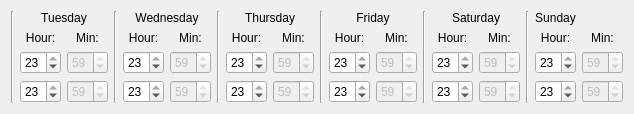
<?xml version="1.0" encoding="UTF-8"?>
<ui version="4.0">
 <class>Form</class>
 <widget class="QWidget" name="Form">
  <property name="geometry">
   <rect>
    <x>0</x>
    <y>0</y>
    <width>587</width>
    <height>96</height>
   </rect>
  </property>
  <property name="windowTitle">
   <string>Form</string>
  </property>
  <layout class="QGridLayout" name="gridLayout">
   <item row="0" column="0" rowspan="4">
    <widget class="Line" name="vLine_7">
     <property name="enabled">
      <bool>true</bool>
     </property>
     <property name="orientation">
      <enum>Qt::Vertical</enum>
     </property>
    </widget>
   </item>
   <item row="0" column="1" colspan="2">
    <widget class="QLabel" name="lbTimeTue">
     <property name="enabled">
      <bool>true</bool>
     </property>
     <property name="text">
      <string>Tuesday</string>
     </property>
     <property name="alignment">
      <set>Qt::AlignCenter</set>
     </property>
    </widget>
   </item>
   <item row="0" column="3" rowspan="4">
    <widget class="Line" name="vLine_8">
     <property name="enabled">
      <bool>true</bool>
     </property>
     <property name="orientation">
      <enum>Qt::Vertical</enum>
     </property>
    </widget>
   </item>
   <item row="0" column="4" colspan="2">
    <widget class="QLabel" name="lbTimeWed">
     <property name="enabled">
      <bool>true</bool>
     </property>
     <property name="text">
      <string>Wednesday</string>
     </property>
     <property name="alignment">
      <set>Qt::AlignCenter</set>
     </property>
    </widget>
   </item>
   <item row="0" column="6" rowspan="4">
    <widget class="Line" name="vLine_9">
     <property name="enabled">
      <bool>true</bool>
     </property>
     <property name="orientation">
      <enum>Qt::Vertical</enum>
     </property>
    </widget>
   </item>
   <item row="0" column="7" colspan="2">
    <widget class="QLabel" name="lbTimeThu">
     <property name="enabled">
      <bool>true</bool>
     </property>
     <property name="text">
      <string>Thursday</string>
     </property>
     <property name="alignment">
      <set>Qt::AlignCenter</set>
     </property>
    </widget>
   </item>
   <item row="0" column="9" rowspan="4">
    <widget class="Line" name="vLine_10">
     <property name="enabled">
      <bool>true</bool>
     </property>
     <property name="orientation">
      <enum>Qt::Vertical</enum>
     </property>
    </widget>
   </item>
   <item row="0" column="10" colspan="2">
    <widget class="QLabel" name="lbTimeFri">
     <property name="enabled">
      <bool>true</bool>
     </property>
     <property name="text">
      <string>Friday</string>
     </property>
     <property name="alignment">
      <set>Qt::AlignCenter</set>
     </property>
    </widget>
   </item>
   <item row="0" column="12" rowspan="4">
    <widget class="Line" name="vLine_11">
     <property name="enabled">
      <bool>true</bool>
     </property>
     <property name="orientation">
      <enum>Qt::Vertical</enum>
     </property>
    </widget>
   </item>
   <item row="0" column="13" colspan="2">
    <widget class="QLabel" name="lbTimeSat">
     <property name="enabled">
      <bool>true</bool>
     </property>
     <property name="text">
      <string>Saturday</string>
     </property>
     <property name="alignment">
      <set>Qt::AlignCenter</set>
     </property>
    </widget>
   </item>
   <item row="0" column="15" rowspan="4">
    <widget class="Line" name="vLine_12">
     <property name="enabled">
      <bool>true</bool>
     </property>
     <property name="orientation">
      <enum>Qt::Vertical</enum>
     </property>
    </widget>
   </item>
   <item row="0" column="16">
    <widget class="QLabel" name="lbTimeSun">
     <property name="enabled">
      <bool>true</bool>
     </property>
     <property name="text">
      <string>Sunday</string>
     </property>
     <property name="alignment">
      <set>Qt::AlignCenter</set>
     </property>
    </widget>
   </item>
   <item row="1" column="1">
    <widget class="QLabel" name="label_4">
     <property name="frameShape">
      <enum>QFrame::NoFrame</enum>
     </property>
     <property name="text">
      <string>Hour:</string>
     </property>
     <property name="alignment">
      <set>Qt::AlignCenter</set>
     </property>
    </widget>
   </item>
   <item row="1" column="2">
    <widget class="QLabel" name="label_3">
     <property name="frameShape">
      <enum>QFrame::NoFrame</enum>
     </property>
     <property name="text">
      <string>Min:</string>
     </property>
     <property name="alignment">
      <set>Qt::AlignCenter</set>
     </property>
    </widget>
   </item>
   <item row="1" column="4">
    <widget class="QLabel" name="label_5">
     <property name="frameShape">
      <enum>QFrame::NoFrame</enum>
     </property>
     <property name="text">
      <string>Hour:</string>
     </property>
     <property name="alignment">
      <set>Qt::AlignCenter</set>
     </property>
    </widget>
   </item>
   <item row="1" column="5">
    <widget class="QLabel" name="label_6">
     <property name="frameShape">
      <enum>QFrame::NoFrame</enum>
     </property>
     <property name="text">
      <string>Min:</string>
     </property>
     <property name="alignment">
      <set>Qt::AlignCenter</set>
     </property>
    </widget>
   </item>
   <item row="1" column="7">
    <widget class="QLabel" name="label_7">
     <property name="frameShape">
      <enum>QFrame::NoFrame</enum>
     </property>
     <property name="text">
      <string>Hour:</string>
     </property>
     <property name="alignment">
      <set>Qt::AlignCenter</set>
     </property>
    </widget>
   </item>
   <item row="1" column="8">
    <widget class="QLabel" name="label_8">
     <property name="frameShape">
      <enum>QFrame::NoFrame</enum>
     </property>
     <property name="text">
      <string>Min:</string>
     </property>
     <property name="alignment">
      <set>Qt::AlignCenter</set>
     </property>
    </widget>
   </item>
   <item row="1" column="10">
    <widget class="QLabel" name="label_10">
     <property name="frameShape">
      <enum>QFrame::NoFrame</enum>
     </property>
     <property name="text">
      <string>Hour:</string>
     </property>
     <property name="alignment">
      <set>Qt::AlignCenter</set>
     </property>
    </widget>
   </item>
   <item row="1" column="11">
    <widget class="QLabel" name="label_9">
     <property name="frameShape">
      <enum>QFrame::NoFrame</enum>
     </property>
     <property name="text">
      <string>Min:</string>
     </property>
     <property name="alignment">
      <set>Qt::AlignCenter</set>
     </property>
    </widget>
   </item>
   <item row="1" column="13">
    <widget class="QLabel" name="label_11">
     <property name="frameShape">
      <enum>QFrame::NoFrame</enum>
     </property>
     <property name="text">
      <string>Hour:</string>
     </property>
     <property name="alignment">
      <set>Qt::AlignCenter</set>
     </property>
    </widget>
   </item>
   <item row="1" column="14">
    <widget class="QLabel" name="label_12">
     <property name="frameShape">
      <enum>QFrame::NoFrame</enum>
     </property>
     <property name="text">
      <string>Min:</string>
     </property>
     <property name="alignment">
      <set>Qt::AlignCenter</set>
     </property>
    </widget>
   </item>
   <item row="1" column="16">
    <widget class="QLabel" name="label_14">
     <property name="frameShape">
      <enum>QFrame::NoFrame</enum>
     </property>
     <property name="text">
      <string>Hour:</string>
     </property>
     <property name="alignment">
      <set>Qt::AlignCenter</set>
     </property>
    </widget>
   </item>
   <item row="1" column="17">
    <widget class="QLabel" name="label_13">
     <property name="frameShape">
      <enum>QFrame::NoFrame</enum>
     </property>
     <property name="text">
      <string>Min:</string>
     </property>
     <property name="alignment">
      <set>Qt::AlignCenter</set>
     </property>
    </widget>
   </item>
   <item row="2" column="1">
    <widget class="QSpinBox" name="sbFromHr_1">
     <property name="enabled">
      <bool>true</bool>
     </property>
     <property name="maximumSize">
      <size>
       <width>41</width>
       <height>10000</height>
      </size>
     </property>
     <property name="maximum">
      <number>23</number>
     </property>
     <property name="value">
      <number>23</number>
     </property>
    </widget>
   </item>
   <item row="2" column="2">
    <widget class="QSpinBox" name="sbFromMn_1">
     <property name="enabled">
      <bool>false</bool>
     </property>
     <property name="maximumSize">
      <size>
       <width>41</width>
       <height>10000</height>
      </size>
     </property>
     <property name="maximum">
      <number>59</number>
     </property>
     <property name="value">
      <number>59</number>
     </property>
    </widget>
   </item>
   <item row="2" column="4">
    <widget class="QSpinBox" name="sbFromHr_2">
     <property name="enabled">
      <bool>true</bool>
     </property>
     <property name="maximumSize">
      <size>
       <width>41</width>
       <height>10000</height>
      </size>
     </property>
     <property name="maximum">
      <number>23</number>
     </property>
     <property name="value">
      <number>23</number>
     </property>
    </widget>
   </item>
   <item row="2" column="5">
    <widget class="QSpinBox" name="sbFromMn_2">
     <property name="enabled">
      <bool>false</bool>
     </property>
     <property name="maximumSize">
      <size>
       <width>41</width>
       <height>10000</height>
      </size>
     </property>
     <property name="maximum">
      <number>59</number>
     </property>
     <property name="value">
      <number>59</number>
     </property>
    </widget>
   </item>
   <item row="2" column="7">
    <widget class="QSpinBox" name="sbFromHr_3">
     <property name="enabled">
      <bool>true</bool>
     </property>
     <property name="maximumSize">
      <size>
       <width>41</width>
       <height>10000</height>
      </size>
     </property>
     <property name="maximum">
      <number>23</number>
     </property>
     <property name="value">
      <number>23</number>
     </property>
    </widget>
   </item>
   <item row="2" column="8">
    <widget class="QSpinBox" name="sbFromMn_3">
     <property name="enabled">
      <bool>false</bool>
     </property>
     <property name="maximumSize">
      <size>
       <width>41</width>
       <height>10000</height>
      </size>
     </property>
     <property name="maximum">
      <number>59</number>
     </property>
     <property name="value">
      <number>59</number>
     </property>
    </widget>
   </item>
   <item row="2" column="10">
    <widget class="QSpinBox" name="sbFromHr_4">
     <property name="enabled">
      <bool>true</bool>
     </property>
     <property name="maximumSize">
      <size>
       <width>41</width>
       <height>10000</height>
      </size>
     </property>
     <property name="maximum">
      <number>23</number>
     </property>
     <property name="value">
      <number>23</number>
     </property>
    </widget>
   </item>
   <item row="2" column="11">
    <widget class="QSpinBox" name="sbFromMn_4">
     <property name="enabled">
      <bool>false</bool>
     </property>
     <property name="maximumSize">
      <size>
       <width>41</width>
       <height>10000</height>
      </size>
     </property>
     <property name="maximum">
      <number>59</number>
     </property>
     <property name="value">
      <number>59</number>
     </property>
    </widget>
   </item>
   <item row="2" column="13">
    <widget class="QSpinBox" name="sbFromHr_5">
     <property name="enabled">
      <bool>true</bool>
     </property>
     <property name="maximumSize">
      <size>
       <width>41</width>
       <height>10000</height>
      </size>
     </property>
     <property name="maximum">
      <number>23</number>
     </property>
     <property name="value">
      <number>23</number>
     </property>
    </widget>
   </item>
   <item row="2" column="14">
    <widget class="QSpinBox" name="sbFromMn_5">
     <property name="enabled">
      <bool>false</bool>
     </property>
     <property name="maximumSize">
      <size>
       <width>41</width>
       <height>10000</height>
      </size>
     </property>
     <property name="maximum">
      <number>59</number>
     </property>
     <property name="value">
      <number>59</number>
     </property>
    </widget>
   </item>
   <item row="2" column="16">
    <widget class="QSpinBox" name="sbFromHr_6">
     <property name="enabled">
      <bool>true</bool>
     </property>
     <property name="maximumSize">
      <size>
       <width>41</width>
       <height>10000</height>
      </size>
     </property>
     <property name="maximum">
      <number>23</number>
     </property>
     <property name="value">
      <number>23</number>
     </property>
    </widget>
   </item>
   <item row="2" column="17">
    <widget class="QSpinBox" name="sbFromMn_6">
     <property name="enabled">
      <bool>false</bool>
     </property>
     <property name="maximumSize">
      <size>
       <width>41</width>
       <height>10000</height>
      </size>
     </property>
     <property name="maximum">
      <number>59</number>
     </property>
     <property name="value">
      <number>59</number>
     </property>
    </widget>
   </item>
   <item row="3" column="1">
    <widget class="QSpinBox" name="sbToHr_1">
     <property name="enabled">
      <bool>true</bool>
     </property>
     <property name="maximumSize">
      <size>
       <width>41</width>
       <height>10000</height>
      </size>
     </property>
     <property name="maximum">
      <number>23</number>
     </property>
     <property name="value">
      <number>23</number>
     </property>
    </widget>
   </item>
   <item row="3" column="2">
    <widget class="QSpinBox" name="sbToMn_1">
     <property name="enabled">
      <bool>false</bool>
     </property>
     <property name="maximumSize">
      <size>
       <width>41</width>
       <height>10000</height>
      </size>
     </property>
     <property name="maximum">
      <number>59</number>
     </property>
     <property name="value">
      <number>59</number>
     </property>
    </widget>
   </item>
   <item row="3" column="4">
    <widget class="QSpinBox" name="sbToHr_2">
     <property name="enabled">
      <bool>true</bool>
     </property>
     <property name="maximumSize">
      <size>
       <width>41</width>
       <height>10000</height>
      </size>
     </property>
     <property name="maximum">
      <number>23</number>
     </property>
     <property name="value">
      <number>23</number>
     </property>
    </widget>
   </item>
   <item row="3" column="5">
    <widget class="QSpinBox" name="sbToMn_2">
     <property name="enabled">
      <bool>false</bool>
     </property>
     <property name="maximumSize">
      <size>
       <width>41</width>
       <height>10000</height>
      </size>
     </property>
     <property name="maximum">
      <number>59</number>
     </property>
     <property name="value">
      <number>59</number>
     </property>
    </widget>
   </item>
   <item row="3" column="7">
    <widget class="QSpinBox" name="sbToHr_3">
     <property name="enabled">
      <bool>true</bool>
     </property>
     <property name="maximumSize">
      <size>
       <width>41</width>
       <height>10000</height>
      </size>
     </property>
     <property name="maximum">
      <number>23</number>
     </property>
     <property name="value">
      <number>23</number>
     </property>
    </widget>
   </item>
   <item row="3" column="8">
    <widget class="QSpinBox" name="sbToMn_3">
     <property name="enabled">
      <bool>false</bool>
     </property>
     <property name="maximumSize">
      <size>
       <width>41</width>
       <height>10000</height>
      </size>
     </property>
     <property name="maximum">
      <number>59</number>
     </property>
     <property name="value">
      <number>59</number>
     </property>
    </widget>
   </item>
   <item row="3" column="10">
    <widget class="QSpinBox" name="sbToHr_4">
     <property name="enabled">
      <bool>true</bool>
     </property>
     <property name="maximumSize">
      <size>
       <width>41</width>
       <height>10000</height>
      </size>
     </property>
     <property name="maximum">
      <number>23</number>
     </property>
     <property name="value">
      <number>23</number>
     </property>
    </widget>
   </item>
   <item row="3" column="11">
    <widget class="QSpinBox" name="sbToMn_4">
     <property name="enabled">
      <bool>false</bool>
     </property>
     <property name="maximumSize">
      <size>
       <width>41</width>
       <height>10000</height>
      </size>
     </property>
     <property name="maximum">
      <number>59</number>
     </property>
     <property name="value">
      <number>59</number>
     </property>
    </widget>
   </item>
   <item row="3" column="13">
    <widget class="QSpinBox" name="sbToHr_5">
     <property name="enabled">
      <bool>true</bool>
     </property>
     <property name="maximumSize">
      <size>
       <width>41</width>
       <height>10000</height>
      </size>
     </property>
     <property name="maximum">
      <number>23</number>
     </property>
     <property name="value">
      <number>23</number>
     </property>
    </widget>
   </item>
   <item row="3" column="14">
    <widget class="QSpinBox" name="sbToMn_5">
     <property name="enabled">
      <bool>false</bool>
     </property>
     <property name="maximumSize">
      <size>
       <width>41</width>
       <height>10000</height>
      </size>
     </property>
     <property name="maximum">
      <number>59</number>
     </property>
     <property name="value">
      <number>59</number>
     </property>
    </widget>
   </item>
   <item row="3" column="16">
    <widget class="QSpinBox" name="sbToHr_6">
     <property name="enabled">
      <bool>true</bool>
     </property>
     <property name="maximumSize">
      <size>
       <width>41</width>
       <height>10000</height>
      </size>
     </property>
     <property name="maximum">
      <number>23</number>
     </property>
     <property name="value">
      <number>23</number>
     </property>
    </widget>
   </item>
   <item row="3" column="17">
    <widget class="QSpinBox" name="sbToMn_6">
     <property name="enabled">
      <bool>false</bool>
     </property>
     <property name="maximumSize">
      <size>
       <width>41</width>
       <height>10000</height>
      </size>
     </property>
     <property name="maximum">
      <number>59</number>
     </property>
     <property name="value">
      <number>59</number>
     </property>
    </widget>
   </item>
  </layout>
 </widget>
 <resources/>
 <connections/>
</ui>
